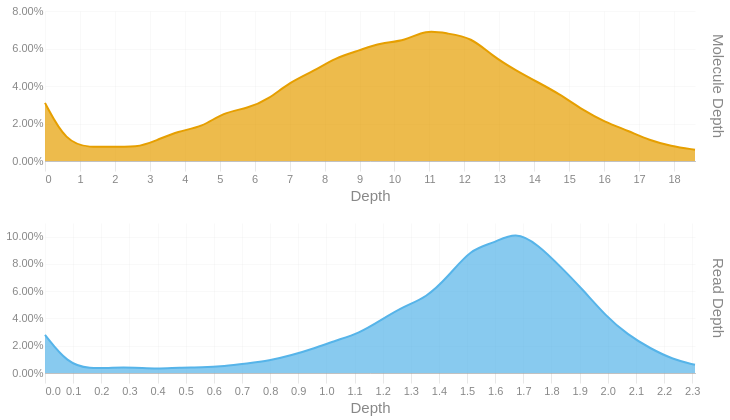

Here is the notebook cell this chart was saved with:
### Code cell
readdep = depth_hist(tb['Read Depth'], q99, 3)
readdep = readdep.with_columns(pl.lit('Read Depth').alias('Metric'))
if not SKIPLR:
    moldep = depth_hist(tb['Molecule Depth'], mol_q99, 1)
    moldep = moldep.with_columns(pl.lit('Molecule Depth').alias('Metric'))
    _hist = pl.concat([readdep, moldep])
    _hist = _hist.filter(pl.col('Proportion') != 0)
    with SafeRender(_hist):
        (
            alt.Chart(_hist)        
            .mark_area(interpolate = "basis")
            .encode(
                x=alt.X('Bin:Q').scale(domainMin=0).axis(alt.Axis(title='Depth')),
                y = alt.Y('Proportion:Q', title = None).axis(format = '.2%'),
                color = alt.Color('Metric:N').legend(None),
                row = alt.Row("Metric:N").header(title = None, labelOrient = 'right'),
                tooltip = [
                    alt.Tooltip("Metric:N", title = "Metric"),
                    alt.Tooltip('Interval:N', title = "Depth Interval"),
                    alt.Tooltip('Proportion:Q', title = "% Alignments").format('.2%')
                ]
            )
            .resolve_scale(x='independent', y='independent')
            .properties(
                height = 150, width = 650,
                usermeta={'embedOptions': {'downloadFileName': f'{samplename}.depth.hist'}}
            )
        ).display()
else:
    readdep = readdep.filter(pl.col('Proportion') != 0)
    with SafeRender(readdep):
        (
            alt.Chart(readdep)        
            .mark_area(interpolate = "basis")
            .encode(
                x=alt.X('Bin:Q').scale(domainMin=0).axis(alt.Axis(title='Depth')),
                y = alt.Y('Proportion:Q', title = None).axis(format = '.2%'),
                tooltip = [
                    alt.Tooltip('Interval:N', title = "Depth Interval"),
                    alt.Tooltip('Proportion:Q', title = "% Alignments").format('.2%')
                ]
            )
            .properties(
                usermeta={'embedOptions': {'downloadFileName': f'{samplename}.depth.hist'}}
            )
        ).display()

### Figure 1 — Vega-Lite specification as saved in the notebook (floating-point values rounded to 4 significant figures)
{"width": 650, "height": 150, "config": {"title": {"anchor": "start", "dy": -15, "fontSize": 18, "color": "#888888", "subtitleColor": "#888888", "subtitleFontSize": 14}, "arc": {"fill": "#0072B2"}, "axis": {"domainColor": "#888888", "domainWidth": 0.5, "gridWidth": 0.2, "grid": false, "titleFontWeight": 400, "titleFontSize": 15, "labelFontSize": 11, "labelColor": "#888888", "tickColor": "#888888", "tickWidth": 0.2, "titleColor": "#888888"}, "axisBand": {"grid": false}, "axisX": {"grid": true, "tickSize": 10, "domainCap": "round"}, "axisY": {"domain": false, "grid": true, "tickSize": 0, "domainCap": "round"}, "background": "transparent", "header": {"labelFontSize": 15, "labelColor": "#888888", "titleFontSize": 15, "titleFontWeight": 600, "titleColor": "#888888"}, "legend": {"labelFont": "sans-serif", "labelFontSize": 12, "labelColor": "#888888", "symbolSize": 100, "symbolType": "circle", "titleFontSize": 12, "titlePadding": 10, "titleColor": "#888888", "title": null}, "range": {"category": ["#E69F00", "#56B4E9", "#009E73", "#F0E442", "#0072B2", "#D55E00", "#CC79A7", "#000000"], "diverging": ["#cfe8f3", "#a2d4ec", "#73bfe2", "#46abdb", "#1696d2", "#12719e"]}, "area": {"fill": "#0072B2", "fillOpacity": 0.7, "line": true, "strokeOpacity": 0.7}, "line": {"color": "#0072B2", "stroke": "#0072B2", "strokeWidth": 2}, "trail": {"color": "#0072B2", "stroke": "#0072B2", "strokeWidth": 0, "size": 1}, "point": {"filled": true, "fillOpacity": 1.0, "size": 95}, "text": {"color": "#888888", "fontSize": 11, "align": "right", "fontWeight": 400, "size": 11}, "bar": {"fill": "#0072B2", "stroke": null}, "view": {"stroke": null, "continuousWidth": 660, "continuousHeight": 400}}, "data": {"name": "data-64bd8133c4b17f7c4f56ecc57db2cd4a"}, "mark": {"type": "area", "interpolate": "basis"}, "encoding": {"color": {"field": "Metric", "legend": null, "type": "nominal"}, "row": {"field": "Metric", "header": {"title": null, "labelOrient": "right"}, "type": "nominal"}, "tooltip": [{"field": "Metric", "title": "Metric", "type": "nominal"}, {"field": "Interval", "title": "Depth Interval", "type": "nominal"}, {"field": "Proportion", "format": ".2%", "title": "% Alignments", "type": "quantitative"}], "x": {"axis": {"title": "Depth"}, "field": "Bin", "scale": {"domainMin": 0}, "type": "quantitative"}, "y": {"axis": {"format": ".2%"}, "field": "Proportion", "title": null, "type": "quantitative"}}, "resolve": {"scale": {"x": "independent", "y": "independent"}}, "usermeta": {"embedOptions": {"downloadFileName": "S1_Tusket_002.depth.hist"}}, "$schema": "https://vega.github.io/schema/vega-lite/v6.1.0.json", "datasets": {"data-64bd8133c4b17f7c4f56ecc57db2cd4a": [{"Bin": 0.0, "Interval": "0.0-0.08", "Proportion": 0.028, "Metric": "Read Depth"}, {"Bin": 0.08, "Interval": "0.08-0.159", "Proportion": 0.007, "Metric": "Read Depth"}, {"Bin": 0.159, "Interval": "0.159-0.239", "Proportion": 0.003, "Metric": "Read Depth"}, {"Bin": 0.239, "Interval": "0.239-0.319", "Proportion": 0.004, "Metric": "Read Depth"}, {"Bin": 0.319, "Interval": "0.319-0.398", "Proportion": 0.004, "Metric": "Read Depth"}, {"Bin": 0.398, "Interval": "0.398-0.478", "Proportion": 0.003, "Metric": "Read Depth"}, {"Bin": 0.478, "Interval": "0.478-0.558", "Proportion": 0.004, "Metric": "Read Depth"}, {"Bin": 0.558, "Interval": "0.558-0.637", "Proportion": 0.004, "Metric": "Read Depth"}, {"Bin": 0.637, "Interval": "0.637-0.717", "Proportion": 0.005, "Metric": "Read Depth"}, {"Bin": 0.717, "Interval": "0.717-0.797", "Proportion": 0.007, "Metric": "Read Depth"}, {"Bin": 0.797, "Interval": "0.797-0.876", "Proportion": 0.009, "Metric": "Read Depth"}, {"Bin": 0.876, "Interval": "0.876-0.956", "Proportion": 0.013, "Metric": "Read Depth"}, {"Bin": 0.956, "Interval": "0.956-1.036", "Proportion": 0.018, "Metric": "Read Depth"}, {"Bin": 1.036, "Interval": "1.036-1.115", "Proportion": 0.024, "Metric": "Read Depth"}, {"Bin": 1.115, "Interval": "1.115-1.195", "Proportion": 0.029, "Metric": "Read Depth"}, {"Bin": 1.195, "Interval": "1.195-1.275", "Proportion": 0.039, "Metric": "Read Depth"}, {"Bin": 1.275, "Interval": "1.275-1.354", "Proportion": 0.049, "Metric": "Read Depth"}, {"Bin": 1.354, "Interval": "1.354-1.434", "Proportion": 0.055, "Metric": "Read Depth"}, {"Bin": 1.434, "Interval": "1.434-1.514", "Proportion": 0.071, "Metric": "Read Depth"}, {"Bin": 1.514, "Interval": "1.514-1.593", "Proportion": 0.091, "Metric": "Read Depth"}, {"Bin": 1.593, "Interval": "1.593-1.673", "Proportion": 0.095, "Metric": "Read Depth"}, {"Bin": 1.673, "Interval": "1.673-1.753", "Proportion": 0.104, "Metric": "Read Depth"}, {"Bin": 1.753, "Interval": "1.753-1.832", "Proportion": 0.094, "Metric": "Read Depth"}, {"Bin": 1.832, "Interval": "1.832-1.912", "Proportion": 0.078, "Metric": "Read Depth"}, {"Bin": 1.912, "Interval": "1.912-1.992", "Proportion": 0.061, "Metric": "Read Depth"}, {"Bin": 1.992, "Interval": "1.992-2.071", "Proportion": 0.042, "Metric": "Read Depth"}, {"Bin": 2.071, "Interval": "2.071-2.151", "Proportion": 0.028, "Metric": "Read Depth"}, {"Bin": 2.151, "Interval": "2.151-2.231", "Proportion": 0.018, "Metric": "Read Depth"}, {"Bin": 2.231, "Interval": "2.231-2.31", "Proportion": 0.01, "Metric": "Read Depth"}, {"Bin": 2.31, "Interval": "2.31-2.39", "Proportion": 0.006, "Metric": "Read Depth"}, {"Bin": 0.0, "Interval": "0.0-0.6", "Proportion": 0.031, "Metric": "Molecule Depth"}, {"Bin": 0.6, "Interval": "0.6-1.3", "Proportion": 0.01, "Metric": "Molecule Depth"}, {"Bin": 1.3, "Interval": "1.3-1.9", "Proportion": 0.007, "Metric": "Molecule Depth"}, {"Bin": 1.9, "Interval": "1.9-2.6", "Proportion": 0.008, "Metric": "Molecule Depth"}, {"Bin": 2.6, "Interval": "2.6-3.2", "Proportion": 0.007, "Metric": "Molecule Depth"}, {"Bin": 3.2, "Interval": "3.2-3.8", "Proportion": 0.011, "Metric": "Molecule Depth"}, {"Bin": 3.8, "Interval": "3.8-4.5", "Proportion": 0.016, "Metric": "Molecule Depth"}, {"Bin": 4.5, "Interval": "4.5-5.1", "Proportion": 0.018, "Metric": "Molecule Depth"}, {"Bin": 5.1, "Interval": "5.1-5.8", "Proportion": 0.026, "Metric": "Molecule Depth"}, {"Bin": 5.8, "Interval": "5.8-6.4", "Proportion": 0.028, "Metric": "Molecule Depth"}, {"Bin": 6.4, "Interval": "6.4-7.0", "Proportion": 0.033, "Metric": "Molecule Depth"}, {"Bin": 7.0, "Interval": "7.0-7.7", "Proportion": 0.042, "Metric": "Molecule Depth"}, {"Bin": 7.7, "Interval": "7.7-8.3", "Proportion": 0.048, "Metric": "Molecule Depth"}, {"Bin": 8.3, "Interval": "8.3-9.0", "Proportion": 0.055, "Metric": "Molecule Depth"}, {"Bin": 9.0, "Interval": "9.0-9.6", "Proportion": 0.059, "Metric": "Molecule Depth"}, {"Bin": 9.6, "Interval": "9.6-10.3", "Proportion": 0.063, "Metric": "Molecule Depth"}, {"Bin": 10.3, "Interval": "10.3-10.9", "Proportion": 0.064, "Metric": "Molecule Depth"}, {"Bin": 10.9, "Interval": "10.9-11.5", "Proportion": 0.07, "Metric": "Molecule Depth"}, {"Bin": 11.5, "Interval": "11.5-12.2", "Proportion": 0.068, "Metric": "Molecule Depth"}, {"Bin": 12.2, "Interval": "12.2-12.8", "Proportion": 0.066, "Metric": "Molecule Depth"}, {"Bin": 12.8, "Interval": "12.8-13.5", "Proportion": 0.056, "Metric": "Molecule Depth"}, {"Bin": 13.5, "Interval": "13.5-14.1", "Proportion": 0.048, "Metric": "Molecule Depth"}, {"Bin": 14.1, "Interval": "14.1-14.7", "Proportion": 0.042, "Metric": "Molecule Depth"}, {"Bin": 14.7, "Interval": "14.7-15.4", "Proportion": 0.036, "Metric": "Molecule Depth"}, {"Bin": 15.4, "Interval": "15.4-16.0", "Proportion": 0.027, "Metric": "Molecule Depth"}, {"Bin": 16.0, "Interval": "16.0-16.7", "Proportion": 0.021, "Metric": "Molecule Depth"}, {"Bin": 16.7, "Interval": "16.7-17.3", "Proportion": 0.016, "Metric": "Molecule Depth"}, {"Bin": 17.3, "Interval": "17.3-17.9", "Proportion": 0.011, "Metric": "Molecule Depth"}, {"Bin": 17.9, "Interval": "17.9-18.6", "Proportion": 0.008, "Metric": "Molecule Depth"}, {"Bin": 18.6, "Interval": "18.6-19.22", "Proportion": 0.006, "Metric": "Molecule Depth"}]}}
